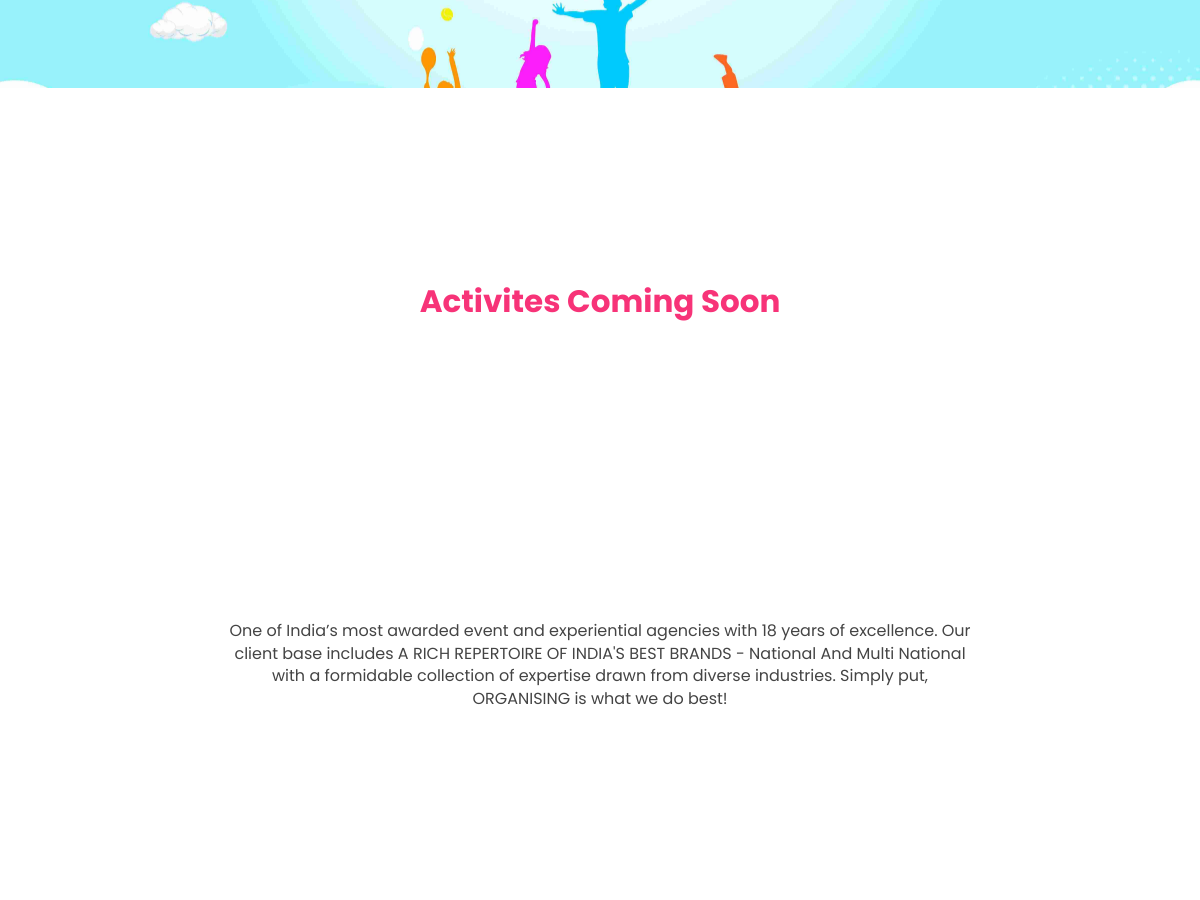
Before: / (middle part) with the older database file.
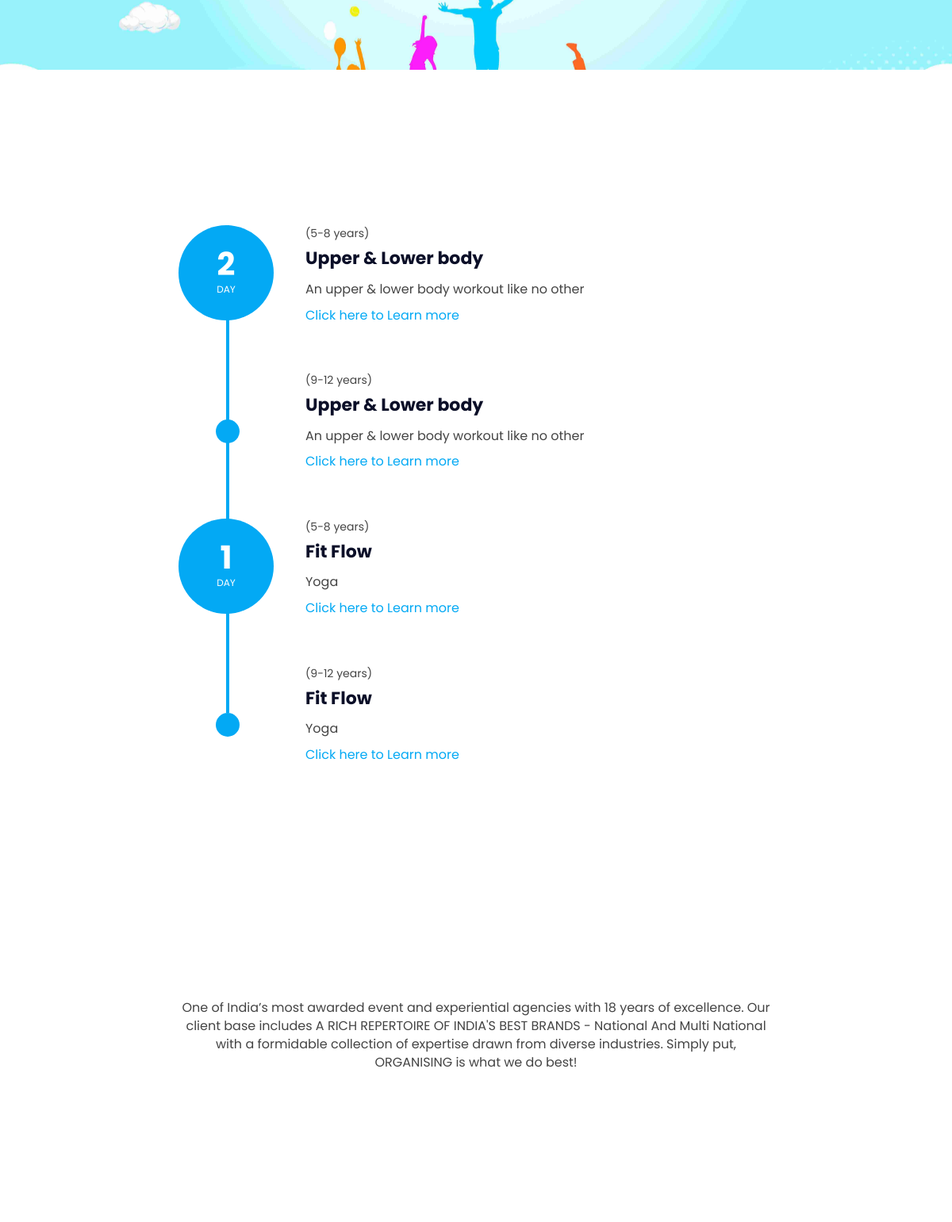
After: the same page with the newer database file.
### home/models.py (models this page shows, shortened)
class activity(models.Model):
	name_5 = models.CharField(max_length=50,default="",null=False)
	day = models.IntegerField(default = 0,null=False)
	oneline_5 = models.CharField(max_length=500,default="",null=False)
	description_5 = RichTextField(default=1)
	image_1_5 = models.ImageField(upload_to='activity_images',default="",null=True,blank=True)
	image_2_5 = models.ImageField(upload_to='activity_images',default="",null=True,blank=True)
	video_5 = models.CharField(max_length=500,default="",null=True,blank=True)
	unique_one_word_name_5 = models.CharField(max_length=10,default="",null=False)
	name_8 = models.CharField(max_length=50,default="",null=False)
	oneline_8 = models.CharField(max_length=500,default="",null=False)
	description_8 =RichTextField(default=1)
	image_1_8 = models.ImageField(upload_to='activity_images',default="",null=True,blank=True)
	image_2_8 = models.ImageField(upload_to='activity_images',default="",null=True,blank=True)
	video_8 = models.FileField(upload_to='videos',default="",null=True,blank=True)
	unique_one_word_name_8 = models.CharField(max_length=10,default="",null=False)

### home/views.py (the view)
# urls.py: 2. Add a URL to urlpatterns:  path('', views.home, name='home')
def home(request):
    activities = activity.objects.all().order_by('-day')
    context = {
        'activities':activities
    }
    user_agent = get_user_agent(request)
    if user_agent.is_mobile:
        return render(request, "mobileindex.html", context)
    else:
        return render(request, "index.html", context)

### Templates/index.html (shortened to what this page needs)
{% load static %}
<!DOCTYPE html>
<html lang="en">
<head>
	<link type="text/css" rel="stylesheet" href="{% static 'css/bootstrap.min.css' %}" />
	<link type="text/css" rel="stylesheet" href="{% static 'css/owl.carousel.css' %}" />
	<link type="text/css" rel="stylesheet" href="{% static 'css/owl.theme.default.css' %}" />
	<link rel="stylesheet" href="{% static 'css/font-awesome.min.css' %}">
	<link type="text/css" rel="stylesheet" href="{% static 'css/style.css' %}" />
</head>
<body>
	<div id="video-cta" class="section">
		<div class="section-bg" style="background-image:url({% static 'img/FINAL.jpg' %})" data-stellar-background-ratio="0.5"></div>
	</div>
	<div id="schedule" class="section">
		<div class="container">
			<div class="row">
				<div class="section-title">
					<h3 class="title"><span>Activity</span> <span style="color: #f73378;">Schedule</span></h3>
				</div>
				<div class="col-md-8 col-md-offset-2">
					<div class="events-wrapper">
						{% if not activities %}
						<div class="text-center">
							<h2 style="color: #f73378;">Activites Coming Soon</h2>
						</div>
						{% else %}
						{% for activity in activities %}
						<div class="event">
							<div class="event-day">
								<div>
									<span class="day">{{activity.day}}</span>
									<span class="year">Day</span>
								</div>
							</div>
							<div class="event-content">
								<p class="event-time">(5-8 years)</p>
								<h3 class="event-title">{{activity.name_5}} </h3>
								<p>{{activity.oneline_5}}</p>
								<p><a data-toggle="modal" data-target="#{{activity.unique_one_word_name_5}}" >Click here to Learn more</a></p>
							</div>
						</div>
						<div class="event">
							<div class="event-hour"></div>
							<div class="event-content">
								<p class="event-time">(9-12 years)</p>
								<h3 class="event-title">{{activity.name_8}}</h3>
								<p>{{activity.oneline_8}}</p>
								<p><a data-toggle="modal" data-target="#{{activity.unique_one_word_name_8}}">Click here to Learn more</a></p>
							</div>
						</div>
						{% endfor %}
						{% endif %}
					</div>
				</div>
			</div>
		</div>
	</div>
				<div id="organiser" class="section">
					<div class="container">
						<div class="row">
							<div class="section-title">
								<h3 class="title"><span>About</span> <span style="color: #f73378;">Aura</span></h3>
							</div>
							<div class="col-md-8 col-md-offset-2 text-center">
								<div class="about-content">
								<p>One of India’s most awarded event and experiential agencies with 18 years of excellence. Our client base includes A RICH REPERTOIRE OF INDIA'S BEST BRANDS - National And Multi National with a formidable collection of expertise drawn from diverse industries. Simply put, ORGANISING is what we do best!</p>
								</div>
							</div>
						</div>
					</div>
				</div>
	<div id="sponsors" class="section">
	</div>
</body>
</html>

### static/css/style.css (style rules this page uses)
body { font-family: 'Poppins', sans-serif; font-size: 16px; color: #444; }
h1, h2, h3, h4, h5, h6 { margin: 0px 0px 15px; color: #0b0f28; font-weight: 700; }
h3 { font-size: 22px; }
a { color: #0b0f28; -webkit-transition: 0.3s color; transition: 0.3s color; }
.section { position: relative; padding: 90px 0px; }
.section-bg { position: absolute; left: 0; top: 0; right: 0; bottom: 0; background-size: cover; z-index: -1; }
.section-title { text-align: center; margin-bottom: 60px; }
.section-title .title { position: relative; text-transform: capitalize; font-weight: 900; font-size: 42px; overflow: hidden; }
.event { position: relative; }
.event+.event { margin-top: 60px; }
.event:after { content: ""; position: absolute; left: 60px; top: 0px; bottom: 0px; width: 4px; background-color: #03a9f4; }
.event:last-child:after { height: 60px; }
.event+.event:before { content: ""; position: absolute; left: 60px; height: 60px; top: -60px; width: 4px; background-color: #03a9f4; }
.event .event-day { position: absolute; left: 0; top: 0; width: 120px; height: 120px; border-radius: 50%; background: #03a9f4; z-index: 10; }
.event .event-hour { position: absolute; left: 62px; top: 60px; width: 30px; height: 30px; border-radius: 50%; background: #03a9f4; z-index: 10; -webkit-transform: translateX(-50%); -ms-transform: translateX(-50%); transform: translateX(-50%); }
.event .event-day>div { position: absolute; top: 50%; left: 0; right: 0; text-align: center; -webkit-transform: translateY(-50%); -ms-transform: translateY(-50%); transform: translateY(-50%); }
.event .event-day .day { display: block; color: #FFF; text-transform: uppercase; font-weight: 700; font-size: 40px; line-height: 40px; }
.event .event-day .year { color: #FFF; text-transform: uppercase; font-size: 12px; }
.event .event-content { padding-left: 160px; min-height: 120px; }
.event .event-time { font-size: 14px; }
.event .event-content a { color: #03a9f4; }

Changed rows visible on the page:
added activity: day "2", name_5 "Upper & Lower body", oneline_5 "An upper & lower body workout like no other", name_8 "Upper & Lower body", oneline_8 "An upper & lower body workout like no other"
added activity: day "1", name_5 "Fit Flow", oneline_5 "Yoga", name_8 "Fit Flow", oneline_8 "Yoga"
Other visible differences:
text no longer shown: "Activites Coming Soon"
